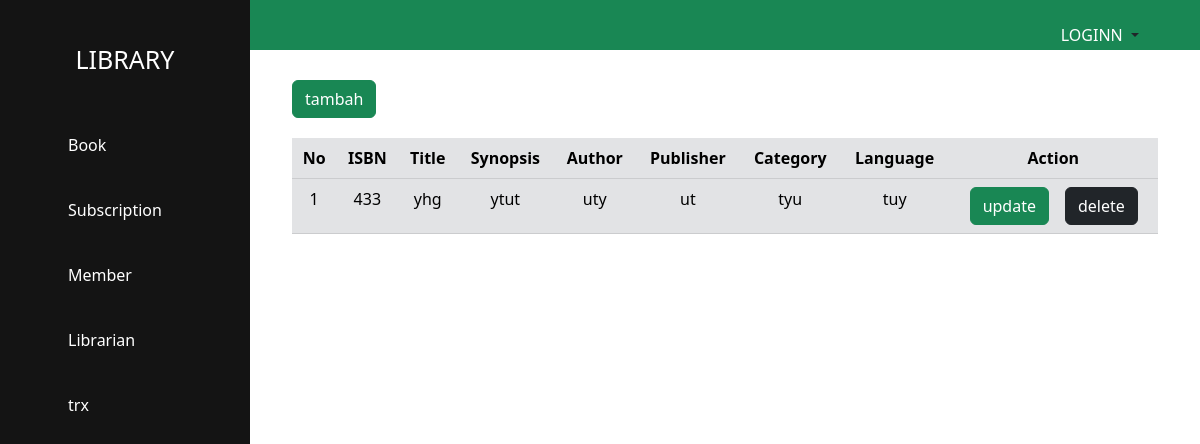
Page /newlibrary/public/Bookindex on the earlier database version.
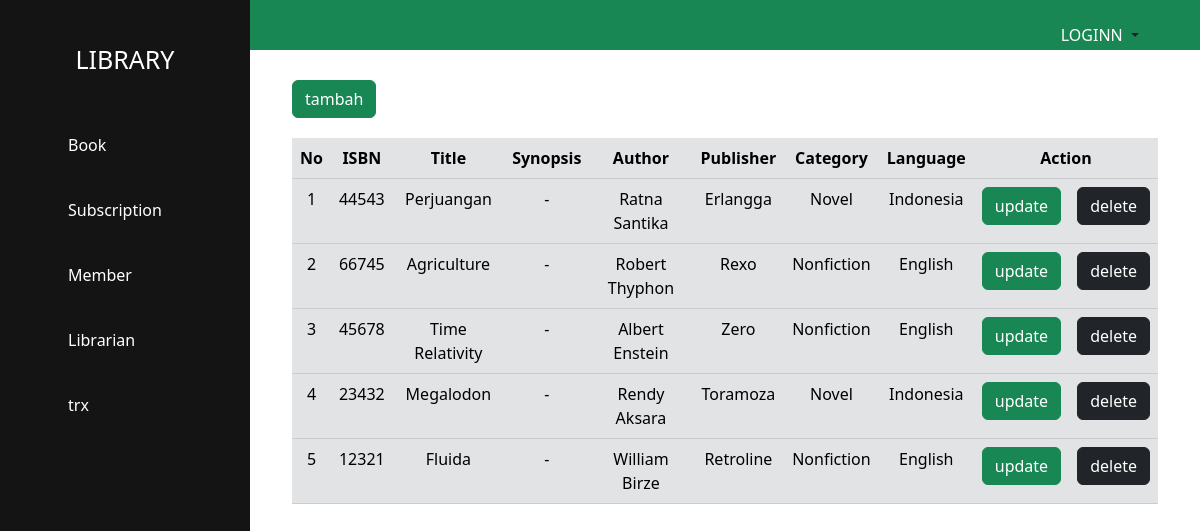
Same page on the later database version.
### tables this page shows
CREATE TABLE `book` (
  `id` int(11) NOT NULL,
  `isbn` int(15) NOT NULL,
  `title` varchar(500) NOT NULL,
  `synopsis` text DEFAULT NULL,
  `author` varchar(100) DEFAULT NULL,
  `publisher` varchar(100) DEFAULT NULL,
  `category` varchar(200) NOT NULL,
  `language` varchar(100) NOT NULL,
  `created_at` timestamp NOT NULL DEFAULT current_timestamp() ON UPDATE current_timestamp(),
  `updated_at` timestamp NULL DEFAULT NULL
);

### newlibrary/App/Core/View.php (called while the page is built, shortened)
<?php
class View{
    public static function render($view,$data){
        require_once __DIR__. '/../view/template/header.php';
        require_once __DIR__. '/../view/'.$view.'.php';
        require_once __DIR__. '/../view/template/footer.php';
    }
}

### newlibrary/App/Controller/BookController.php (called while the page is built, shortened)
<?php
class BookController{
    public $header;
    public function __construct(){
        $this->header = new BookModel();
    }
    public function index(){
        View::render('Book/index', $this->header->all());
 }
}

### newlibrary/public/index.php (called while the page is built, shortened)
<?php
Router::run();

### newlibrary/App/Model/BookModel.php (called while the page is built, shortened)
<?php
class BookModel extends Database
{
    public function all()
    {
        $statement = self::$conn->prepare("select * from book");
        $statement->execute();
        return $statement->fetchAll(\PDO::FETCH_OBJ);
    }
}

### newlibrary/App/view/Book/index.php (the view)
<div class="container">
<a href="<?= newlibrary\app\core\Router::Url("/public/addbook") ?>" class="btn btn-success">tambah</a>
    <table class="table table-secondary">
        <tr>
            <th>No</th>
            <th>ISBN</th>
            <th>Title</th>
            <th>Synopsis</th>
            <th>Author</th>
            <th>Publisher</th>
            <th>Category</th>
            <th>Language</th>
            <th colspan="2" style="text-align: center;">Action</th>
        </tr>
        <?php
        $no=1;
        foreach ($data as $row) { ?>
            <tr>
                <td><?= $no++ ?></td>
                <td><?= $row->isbn ?></td>
                <td><?= $row->title ?></td>
                <td> <?= $row->synopsis ?></td>
                <td><?= $row->author ?></td>
                <td><?= $row->publisher ?></td>
                <td><?= $row->category ?></td>
                <td><?= $row->language ?></td>
                <td style="text-align:right"><a href="<?= newlibrary\app\core\Router::Url("/public/updatebook/$row->id") ?>" class="btn btn-success">update</a></td>
                <td style="text-align: left;"><form action="<?= newlibrary\app\core\Router::Url("/public/deletebook") ?>" method="post">
                <input type="hidden" name="id"value="<?= $row->id ?>"><input type="submit" class="btn btn-dark"  value="delete">
              </form></td>
            </tr>
        <?php } ?>
    </table>
</div>

### newlibrary/App/Core/Router.php (shortened to what this page needs)
<?php
class Router{
    public static $routes= [];
    private static $baseUrl='http://localhost/PHP2/newlibrary';
    public static function addRoute($method, $path, $controller, $function, $middleware=[]){
        self::$routes[]=[
            'method' => $method,
            'path' => $path,
            'controller' => $controller,
            'function' => $function,
            'middleware' => $middleware
        ];
    }
    public static function url(string $path){
        $baseUrl = self::$baseUrl ?? 'http://localhost';
        return $baseUrl.$path;
    }
    public static function run(){
        $path= isset($_SERVER['PATH_INFO'])? $_SERVER['PATH_INFO']:'/';
        $method = $_SERVER['REQUEST_METHOD'];
        foreach (self:: $routes as $route) {
            $pattern = "@^" . preg_replace('/\\\:[a-zA-Z0-9\_\-]+/', '([a-zA-Z0-9\-\_]+)', preg_quote($route['path'])) . "$@D";
            if (preg_match_all($pattern, $path, $variables)&& $method == $route['method']){
                $function =$route['function'];
                $controller = new $route['controller'];
                if (is_object($controller) && method_exists($controller, $function)){
                    $parameters =[];
                    unset($variables[0]);
                        call_user_func_array([$controller, $function],
                        $parameters);
                    }
                    else{
                        http_response_code(404);
                    }
                }
            }
        }
}

### newlibrary/App/view/template/header.php (shortened to what this page needs)
<!DOCTYPE html>
<html lang="en">
<head>
    <link href="https://cdn.jsdelivr.net/npm/bootstrap@5.2.3/dist/css/bootstrap.min.css" rel="stylesheet">
</head>
<body>
    <div class="container-fluid">
        <div class="navigation px-2" style="background-color:#141414">
            <div class="brand" style="color: white;">LIBRARY</div>
            <div class="item"><a href="<?= newlibrary\app\core\Router::Url("/public/Bookindex") ?>">Book</a></div>
            <div class="item"><a href="<?= newlibrary\app\core\Router::Url("/public/Subscriptionindex") ?>">Subscription</a></div>
            <div class="item"><a href="<?= newlibrary\app\core\Router::Url("/public/Memberindex") ?>">Member</a></div>
            <div class="item"><a href="<?= newlibrary\app\core\Router::Url("/public/librarianindex") ?>">Librarian</a></div>
            <div class="item"><a href="#">trx</a></div>
        </div>
        <div class="content">
            <div class="top">
                <div class="dropdown ms-auto mx-5 py-3" style="text-align: right;">
                    <button class="btn dropdown-toggle" type="button" data-bs-toggle="dropdown" aria-expanded="false">
                        <?php if (isset($_SESSION['auth'])) { ?>
                            <img src="764.png">
                    </button>
                    <ul class="dropdown-menu ">
                        <li><a class="dropdown-item" href="#">Profile</a></li>
                        <li><a class="dropdown-item" href="#">Logout</a></li>
                    </ul>
                <?php } else { ?>
                    <a href="<?= newlibrary\app\core\Router::Url("/public/login") ?>">
                        LOGINN </a>
                    </button>
                <?php } ?>
                </div>
            </div>
            <div class="bottom">

### newlibrary/App/view/template/footer.php
</div>
            </div>
    </div>
</body>
</html>

### newlibrary/App/view/template/header.php (style rules this page uses)
.table { text-align: center; margin-top: 20px; }
body { margin: 0px; padding: 0px; }
.container-fluid { display: grid; margin: 0px; padding: 0px; grid-template-columns: 250px auto; height: 100vh; width: 100%; }
.content { display: grid; grid-template-rows: 50px auto; }
.item { height: 40px; margin-top: 25px; width: 100%; border-radius: 10px; color: white; display: grid; padding-left: 60px; align-items: center; }
.top { background-color: #198754; }
.brand { font-size: 25px; display: grid; justify-items: center; align-items: center; height: 100px; padding-top: 20px; }
a, a:hover { color: white; text-decoration: none; }
.bottom { padding: 30px 30px 0 30px; }

Differences in the rows shown:
removed book: isbn "433", title "yhg", synopsis "ytut", author "uty", publisher "ut", category "tyu", language "tuy"
added book: isbn "44543", title "Perjuangan", synopsis "-", author "Ratna Santika", publisher "Erlangga", category "Novel", language "Indonesia"
added book: isbn "66745", title "Agriculture", synopsis "-", author "Robert Thyphon", publisher "Rexo", category "Nonfiction", language "English"
added book: isbn "45678", title "Time Relativity", synopsis "-", author "Albert Enstein", publisher "Zero", category "Nonfiction", language "English"
added book: isbn "23432", title "Megalodon", synopsis "-", author "Rendy Aksara", publisher "Toramoza", category "Novel", language "Indonesia"
added book: isbn "12321", title "Fluida", synopsis "-", author "William Birze", publisher "Retroline", category "Nonfiction", language "English"
